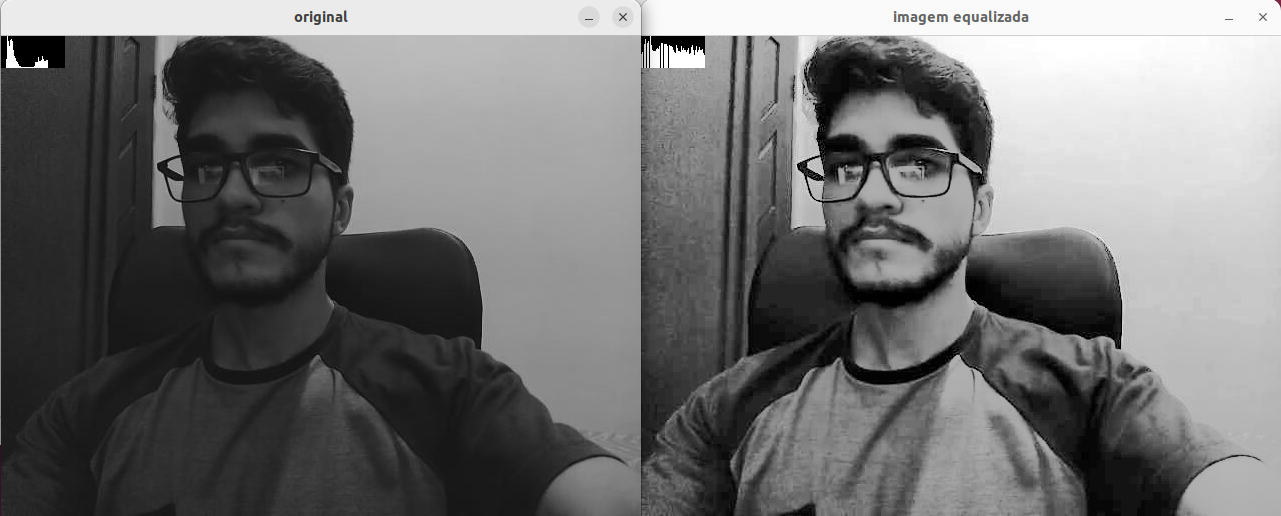
//> input picture exercicio4/equalize.png, 1281 x 516 px, given in place of the camera
$ ./histogram   (built with g++ and OpenCV 4)
//> lines starting //> are read from the running program, lines starting //| are printed output that depends on the picture
#include <iostream>
#include <opencv2/opencv.hpp>

int main(int argc, char** argv){
  cv::Mat image;
  int width, height;
  cv::VideoCapture cap;
  std::vector<cv::Mat> planes;
  cv::Mat histR, histG, histB;
  int nbins = 64;
  float range[] = {0, 255};
  const float *histrange = { range };
  bool uniform = true;
  bool acummulate = false;
  int key;

	cap.open(1);

  if(!cap.isOpened()){
    std::cout << "cameras indisponiveis";
    return -1;
  }

  cap.set(cv::CAP_PROP_FRAME_WIDTH, 640);
  cap.set(cv::CAP_PROP_FRAME_HEIGHT, 480);
  width = cap.get(cv::CAP_PROP_FRAME_WIDTH);
  height = cap.get(cv::CAP_PROP_FRAME_HEIGHT);

  std::cout << "largura = " << width << std::endl;
  std::cout << "altura  = " << height << std::endl;

  int histw = nbins, histh = nbins/2;
  cv::Mat histImgR(histh, histw, CV_8UC3, cv::Scalar(0,0,0));
  cv::Mat histImgG(histh, histw, CV_8UC3, cv::Scalar(0,0,0));
  cv::Mat histImgB(histh, histw, CV_8UC3, cv::Scalar(0,0,0));

  while(1){
    cap >> image;
//> image is the input picture: 516 rows x 1281 cols, CV_8UC3; mean B, G, R 112.9, 112.9, 112.9
    cv::split (image, planes);
    cv::calcHist(&planes[0], 1, 0, cv::Mat(), histR, 1,
                 &nbins, &histrange,
                 uniform, acummulate);
//> histR = 64 values, max 34820 at index 6, min 21 at index 2, mean 10278
    cv::calcHist(&planes[1], 1, 0, cv::Mat(), histG, 1,
                 &nbins, &histrange,
                 uniform, acummulate);
//> histG = 64 values, max 34819 at index 6, min 22 at index 2, mean 10278
    cv::calcHist(&planes[2], 1, 0, cv::Mat(), histB, 1,
                 &nbins, &histrange,
                 uniform, acummulate);
//> histB = 64 values, max 34819 at index 6, min 21 at index 2, mean 10278

    cv::normalize(histR, histR, 0, histImgR.rows, cv::NORM_MINMAX, -1, cv::Mat());
//> histR = 64 values, max 32 at index 6, min 0 at index 2, mean 9.43
    cv::normalize(histG, histG, 0, histImgG.rows, cv::NORM_MINMAX, -1, cv::Mat());
//> histG has the same summary as histR
    cv::normalize(histB, histB, 0, histImgB.rows, cv::NORM_MINMAX, -1, cv::Mat());
//> histB has the same summary as histR

    histImgR.setTo(cv::Scalar(0));
    histImgG.setTo(cv::Scalar(0));
    histImgB.setTo(cv::Scalar(0));

    for(int i=0; i<nbins; i++){
      cv::line(histImgR,
               cv::Point(i, histh),
               cv::Point(i, histh-cvRound(histR.at<float>(i))),
               cv::Scalar(0, 0, 255), 1, 8, 0);
      cv::line(histImgG,
               cv::Point(i, histh),
               cv::Point(i, histh-cvRound(histG.at<float>(i))),
               cv::Scalar(0, 255, 0), 1, 8, 0);
      cv::line(histImgB,
               cv::Point(i, histh),
               cv::Point(i, histh-cvRound(histB.at<float>(i))),
               cv::Scalar(255, 0, 0), 1, 8, 0);
    }
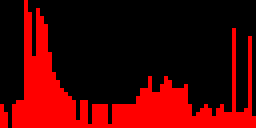
//> histImgR: 32 rows x 64 cols, CV_8UC3 (shown 4 times larger); mean B, G, R 0, 0, 74.8
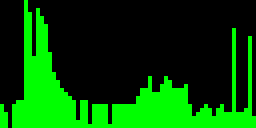
//> histImgG: 32 rows x 64 cols, CV_8UC3 (shown 4 times larger); mean B, G, R 0, 74.8, 0
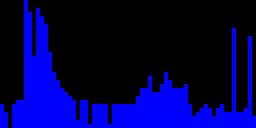
//> histImgB: 32 rows x 64 cols, CV_8UC3 (shown 4 times larger); mean B, G, R 75, 0, 0
    histImgR.copyTo(image(cv::Rect(0, 0       ,nbins, histh)));
    histImgG.copyTo(image(cv::Rect(0, histh   ,nbins, histh)));
    histImgB.copyTo(image(cv::Rect(0, 2*histh ,nbins, histh)));
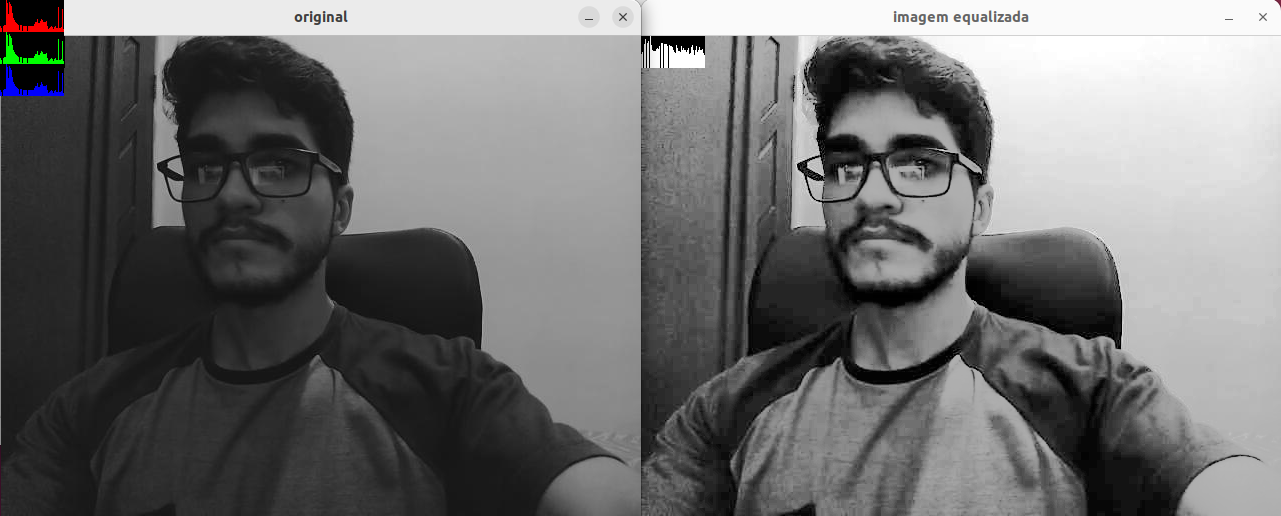
//> image: 516 rows x 1281 cols, CV_8UC3; mean B, G, R 112, 112, 112
    cv::imshow("image", image);
    key = cv::waitKey(30);
//> the Esc key is pressed
    if(key == 27) break;
  }
  return 0;
}
